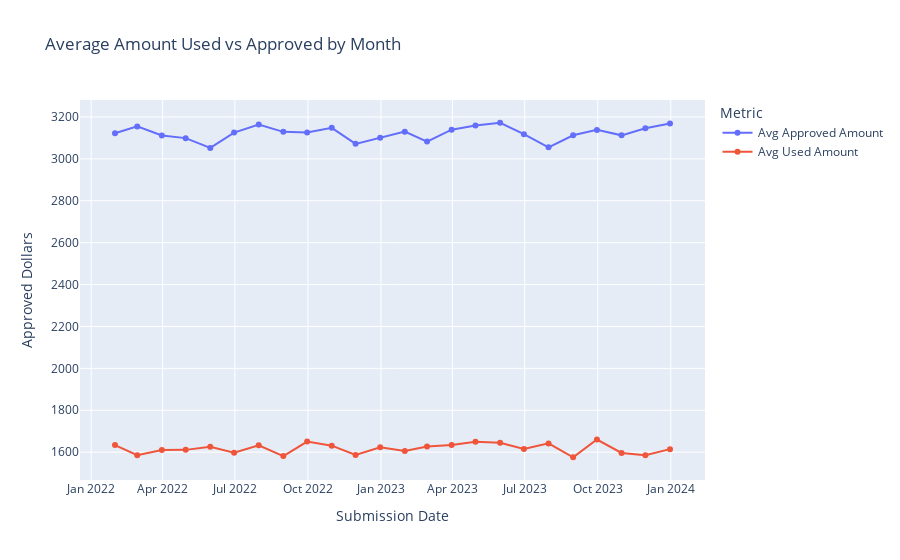

The cell this chart's notebook holds for it:
### Markdown cell above
### Question 2: Approved vs Used

### Code cell
trend = app_trends_by_period(apps, freq="ME")
trend = trend.rename(columns={
    "avg_approved_amount": "Avg Approved Amount",
    "avg_used_amount": "Avg Used Amount",
    "submit_date": "Submission Date"
})

fig = px.line(
        trend,
        x="Submission Date",
        y=["Avg Approved Amount","Avg Used Amount"],
        markers=True,
        title="Average Amount Used vs Approved by Month",
        
    )
fig.update_layout(
    yaxis_title="Approved Dollars",
    xaxis_title="Submission Date",
    legend_title="Metric"
)

fig

### Figure 1 — Plotly figure (JSON) as saved in the notebook; plotly's stock layout.template omitted (floating-point values rounded to 4 significant figures)
{"data": [{"hovertemplate": "variable=Avg Approved Amount<br>Submission Date=%{x}<br>value=%{y}<extra></extra>", "legendgroup": "Avg Approved Amount", "line": {"color": "#636efa", "dash": "solid"}, "marker": {"symbol": "circle"}, "mode": "lines+markers", "name": "Avg Approved Amount", "orientation": "v", "showlegend": true, "type": "scatter", "x": ["2022-01-31T00:00:00.000000000", "2022-02-28T00:00:00.000000000", "2022-03-31T00:00:00.000000000", "2022-04-30T00:00:00.000000000", "2022-05-31T00:00:00.000000000", "2022-06-30T00:00:00.000000000", "2022-07-31T00:00:00.000000000", "2022-08-31T00:00:00.000000000", "2022-09-30T00:00:00.000000000", "2022-10-31T00:00:00.000000000", "2022-11-30T00:00:00.000000000", "2022-12-31T00:00:00.000000000", "2023-01-31T00:00:00.000000000", "2023-02-28T00:00:00.000000000", "2023-03-31T00:00:00.000000000", "2023-04-30T00:00:00.000000000", "2023-05-31T00:00:00.000000000", "2023-06-30T00:00:00.000000000", "2023-07-31T00:00:00.000000000", "2023-08-31T00:00:00.000000000", "2023-09-30T00:00:00.000000000", "2023-10-31T00:00:00.000000000", "2023-11-30T00:00:00.000000000", "2023-12-31T00:00:00.000000000"], "xaxis": "x", "y": [3122.0, 3155.0, 3112.0, 3099.0, 3052.0, 3125.0, 3164.0, 3129.0, 3125.0, 3148.0, 3072.0, 3101.0, 3130.0, 3082.0, 3139.0, 3159.0, 3172.0, 3118.0, 3055.0, 3113.0, 3138.0, 3112.0, 3146.0, 3168.0], "yaxis": "y"}, {"hovertemplate": "variable=Avg Used Amount<br>Submission Date=%{x}<br>value=%{y}<extra></extra>", "legendgroup": "Avg Used Amount", "line": {"color": "#EF553B", "dash": "solid"}, "marker": {"symbol": "circle"}, "mode": "lines+markers", "name": "Avg Used Amount", "orientation": "v", "showlegend": true, "type": "scatter", "x": ["2022-01-31T00:00:00.000000000", "2022-02-28T00:00:00.000000000", "2022-03-31T00:00:00.000000000", "2022-04-30T00:00:00.000000000", "2022-05-31T00:00:00.000000000", "2022-06-30T00:00:00.000000000", "2022-07-31T00:00:00.000000000", "2022-08-31T00:00:00.000000000", "2022-09-30T00:00:00.000000000", "2022-10-31T00:00:00.000000000", "2022-11-30T00:00:00.000000000", "2022-12-31T00:00:00.000000000", "2023-01-31T00:00:00.000000000", "2023-02-28T00:00:00.000000000", "2023-03-31T00:00:00.000000000", "2023-04-30T00:00:00.000000000", "2023-05-31T00:00:00.000000000", "2023-06-30T00:00:00.000000000", "2023-07-31T00:00:00.000000000", "2023-08-31T00:00:00.000000000", "2023-09-30T00:00:00.000000000", "2023-10-31T00:00:00.000000000", "2023-11-30T00:00:00.000000000", "2023-12-31T00:00:00.000000000"], "xaxis": "x", "y": [1634.0, 1585.0, 1610.0, 1611.0, 1626.0, 1597.0, 1633.0, 1581.0, 1650.0, 1631.0, 1587.0, 1623.0, 1606.0, 1627.0, 1634.0, 1650.0, 1645.0, 1615.0, 1642.0, 1576.0, 1660.0, 1596.0, 1585.0, 1615.0], "yaxis": "y"}], "layout": {"legend": {"title": {"text": "Metric"}, "tracegroupgap": 0}, "title": {"text": "Average Amount Used vs Approved by Month"}, "xaxis": {"anchor": "y", "domain": [0, 1], "title": {"text": "Submission Date"}}, "yaxis": {"anchor": "x", "domain": [0, 1], "title": {"text": "Approved Dollars"}}}}
